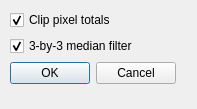
<?xml version="1.0" encoding="UTF-8"?>
<ui version="4.0">
 <class>FilterDialog</class>
 <widget class="QDialog" name="FilterDialog">
  <property name="geometry">
   <rect>
    <x>0</x>
    <y>0</y>
    <width>197</width>
    <height>109</height>
   </rect>
  </property>
  <property name="windowTitle">
   <string>Filter Options</string>
  </property>
  <widget class="QWidget" name="layoutWidget">
   <property name="geometry">
    <rect>
     <x>10</x>
     <y>10</y>
     <width>174</width>
     <height>85</height>
    </rect>
   </property>
   <layout class="QFormLayout" name="formLayout">
    <item row="0" column="0">
     <widget class="QCheckBox" name="pixelTotalsCheckBox">
      <property name="text">
       <string>Clip pixel totals</string>
      </property>
      <property name="checked">
       <bool>true</bool>
      </property>
     </widget>
    </item>
    <item row="1" column="0">
     <widget class="QCheckBox" name="medianFilterCheckBox">
      <property name="text">
       <string>3-by-3 median filter</string>
      </property>
      <property name="checked">
       <bool>true</bool>
      </property>
     </widget>
    </item>
    <item row="2" column="0">
     <widget class="QDialogButtonBox" name="buttonBox">
      <property name="orientation">
       <enum>Qt::Horizontal</enum>
      </property>
      <property name="standardButtons">
       <set>QDialogButtonBox::Cancel|QDialogButtonBox::Ok</set>
      </property>
     </widget>
    </item>
   </layout>
  </widget>
 </widget>
 <resources/>
 <connections>
  <connection>
   <sender>buttonBox</sender>
   <signal>accepted()</signal>
   <receiver>FilterDialog</receiver>
   <slot>accept()</slot>
   <hints>
    <hint type="sourcelabel">
     <x>248</x>
     <y>254</y>
    </hint>
    <hint type="destinationlabel">
     <x>157</x>
     <y>274</y>
    </hint>
   </hints>
  </connection>
  <connection>
   <sender>buttonBox</sender>
   <signal>rejected()</signal>
   <receiver>FilterDialog</receiver>
   <slot>reject()</slot>
   <hints>
    <hint type="sourcelabel">
     <x>316</x>
     <y>260</y>
    </hint>
    <hint type="destinationlabel">
     <x>286</x>
     <y>274</y>
    </hint>
   </hints>
  </connection>
 </connections>
</ui>
